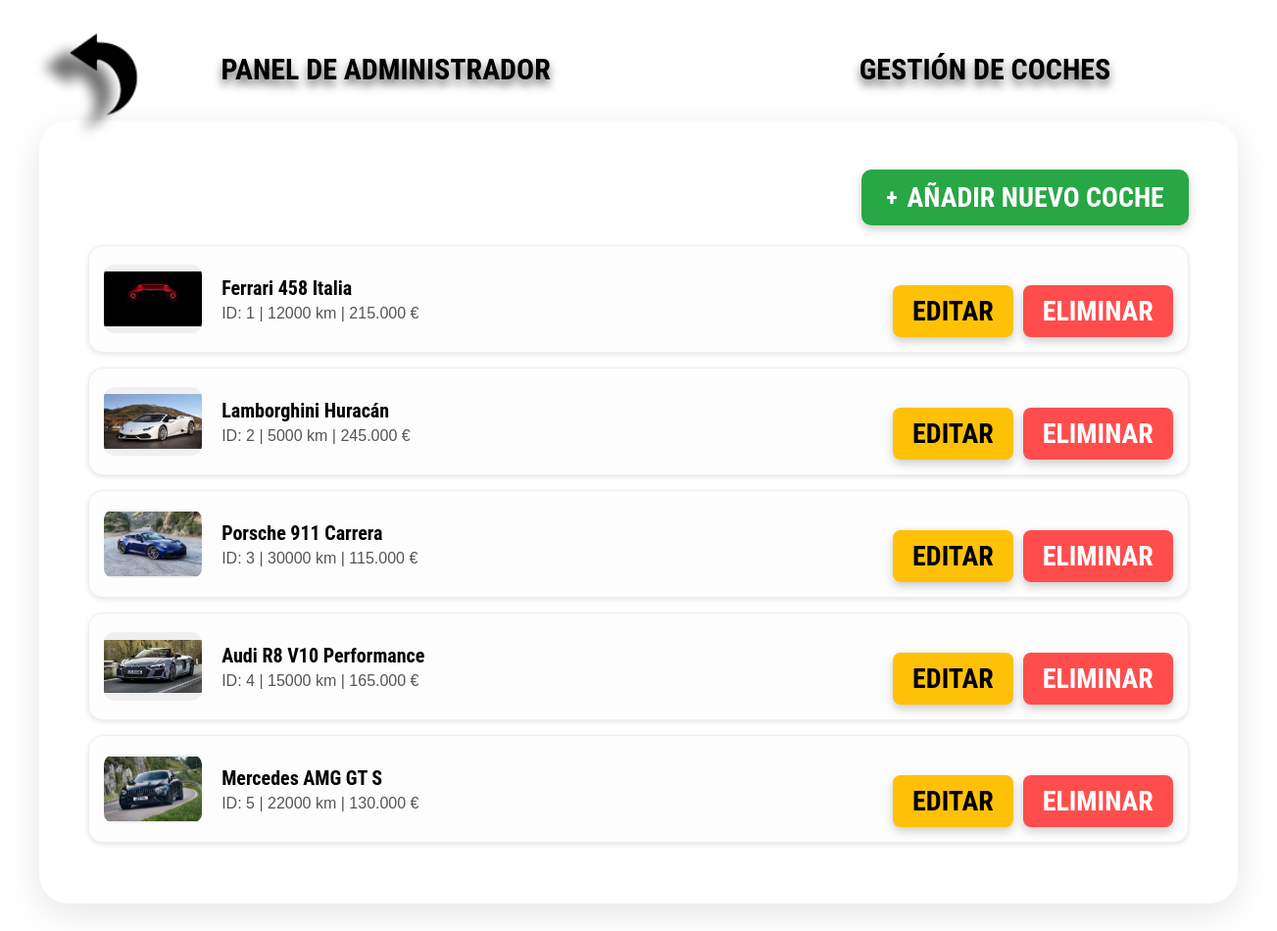
The page /manage_cars (signed in) on the database its author committed.
### tables this page shows
CREATE TABLE Coche (
    idCoche INTEGER PRIMARY KEY AUTOINCREMENT,
    marca TEXT NOT NULL,
    modelo TEXT NOT NULL,
    precio REAL NOT NULL,
    kilometraje INTEGER,
    imagen TEXT DEFAULT 'fondo.jpg'
);

### app/controller/ui/car_controller.py (the view)
    @bp.route("/manage_cars")
    def manage_cars():
        usuario_actual = Sesion().getSession()
        if not usuario_actual or usuario_actual.get('Estado') != 'Admin':
            return redirect(url_for("car.listar_coches"))
        coches = model.get_all()
        return render_template("manage_cars.html", coches=coches, usuario=usuario_actual)

### app/controller/model/Sesion.py (called while the page is built)
    def __new__(cls):
        if cls._instance is None:
            cls._instance = super().__new__(cls)
            cls._instance.usuario = Usuario(0,'','','','',0)  # Inicializa un usuario vacío
        return cls._instance

    def getSession(self):
        return self.usuario.getData()

### app/controller/model/Usuario.py (called while the page is built)
    def getData(self):
        return {
            "IDUsuario": self.IDUsuario,
            "Nombre": self.Nombre,
            "Email": self.Email,
            "Contrasena": self.Contrasena,
            "Estado": self.Estado,
            "Favorito": self.Favorito
        }

### app/controller/model/car_model.py (called while the page is built)
    def get_all(self):
        return self.db.execSQL("SELECT * FROM Coche")

### app/database/SGBD.py (called while the page is built)
    def execSQL(self, sql, parameters=None):
        cursor = self.connection.cursor()
        if parameters:
            cursor.execute(sql, parameters)
        else:
            cursor.execute(sql)
        rows = cursor.fetchall()
        cursor.close()
        return rows

### app/templates/manage_cars.html (shortened to what this page needs)
<!DOCTYPE html>
<html lang="es">
<head>
    <link rel="stylesheet" href="{{ url_for('static', filename='manageUsers.css') }}">
</head>
<body class="background">
    <a href="/admin_panel">
        <img src="{{ url_for('static', filename='return.png') }}" class="flecha" alt="Volver atrás">
    </a>
    <div class="top-bar">
        <div class="top-left">
            <h1>PANEL DE ADMINISTRADOR</h1>
        </div>
        <div class="top-right">
            <h1>GESTIÓN DE COCHES</h1>
        </div>
    </div>
    <div class="pokedex-main-container">
        <div style="flex: 1; overflow-y: auto; padding: 20px;">
            <div style="display: flex; justify-content: flex-end; margin-bottom: 20px;">
                <a href="/add_car" class="btn" style="background:#28a745; color: white; text-decoration: none; padding: 12px 25px; border-radius: 10px; font-weight: bold; font-family: 'Roboto Condensed', sans-serif; display: flex; align-items: center; gap: 10px; margin-top: 0;">
                    <span style="font-size: 24px; line-height: 1;">+</span> AÑADIR NUEVO COCHE
                </a>
            </div>
            {% for coche in coches %}
            <div class="usuario-row" style="display: flex; justify-content: space-between; align-items: center; background: #fdfdfd; padding: 15px; border-radius: 15px; border: 1px solid #eee; margin-bottom: 15px;">
                <div style="display: flex; align-items: center; gap: 20px;">
                    <img src="{{ url_for('static', filename=coche.imagen) }}" alt="Coche" style="width: 100px; height: 70px; object-fit: contain; border-radius: 10px; background: rgba(0,0,0,0.05);" onerror="this.src='/static/fondo.jpg'">
                    <div>
                        <p style="font-size: 20px; font-weight: bold; margin: 0; font-family: 'Roboto Condensed', sans-serif;">{{ coche.marca }} {{ coche.modelo }}</p>
                        <p style="font-size: 16px; color: #555; margin: 5px 0 0 0; font-family: sans-serif;">ID: {{ coche.idCoche }} | {{ coche.kilometraje }} km | {{ "{:,.0f}".format(coche.precio) | replace(',', '.') }} €</p>
                    </div>
                </div>
                <div style="display: flex; gap: 10px;">
                    <a href="/edit_car/{{ coche.idCoche }}" class="btn" style="background:#ffc107; color: #000; text-decoration: none; padding: 10px 20px; border-radius: 8px; font-weight: bold; font-family: 'Roboto Condensed', sans-serif;">
                        EDITAR
                    </a>
                    <button class="btn" style="background:#ff4d4d; color: white; border: none; padding: 10px 20px; border-radius: 8px; font-weight: bold; font-family: 'Roboto Condensed', sans-serif; cursor: pointer;"
                        onclick="if(confirm('¿Seguro que quieres eliminar este coche?')) window.location.href='/delete_car/{{ coche.idCoche }}'">
                        ELIMINAR
                    </button>
                </div>
            </div>
            {% endfor %}
        </div>
    </div>
</body>
</html>

### app/static/manageUsers.css (style rules this page uses)
body.background { position: relative; overflow: hidden; height: 100vh; flex-direction: column; background-image: url("/static/fondo.png"); background-size: cover; background-position: center; display: flex; justify-content: center; align-items: center; }
h1 { font-size: 30px; font-weight: bold; font-family: 'Roboto Condensed', sans-serif; text-shadow: 0 6px 10px rgba(0, 0, 0, 0.6); }
.btn { background-color: #333333; color: white; border: none; padding: 12px 50px; border-radius: 10px; font-size: 28px; font-weight: bold; cursor: pointer; box-shadow: 0 4px 10px rgba(0,0,0,0.2); margin-top: 25px; transition: transform 0.2s, background-color 0.2s; width: fit-content; }
.flecha { position: absolute; top: 20px; left: 20px; width: 170px; height: auto; cursor: pointer; z-index: 100; }
.top-bar { height: 90px !important; padding: 10px 80px !important; }
.pokedex-main-container { background: white; width: 95%; max-width: 1450px; margin: 5px auto auto auto; padding: 30px; border-radius: 30px; box-shadow: 0 10px 40px rgba(0,0,0,0.1); display: flex; gap: 0; height: 72vh; box-sizing: border-box; }
.top-bar { width: 95%; max-width: 1450px; margin: 0 auto; display: flex; align-items: flex-end; position: relative; height: 80px; }
.top-left, .top-right { flex: 1; text-align: center; }
.top-left h1 { text-align: center; }
.top-right h1 { text-align: center; }
.usuario-row { display: flex; align-items: center; justify-content: space-between; padding: 10px; margin-bottom: 10px; background: #fff; border-radius: 10px; box-shadow: 0 2px 5px rgba(0,0,0,0.1); }
a { outline: none; border: none; text-decoration: none; }

### rows shown on the page
Coche: shows a picture, marca "Ferrari", modelo "458 Italia", idCoche "1", kilometraje "12000", precio "215.000"
Coche: imagen (picture), marca "Lamborghini", modelo "Huracán", idCoche "2", kilometraje "5000", precio "245.000"
Coche: imagen (picture), marca "Porsche", modelo "911 Carrera", idCoche "3", kilometraje "30000", precio "115.000"
Coche: imagen (picture), marca "Audi", modelo "R8 V10 Performance", idCoche "4", kilometraje "15000", precio "165.000"
Coche: imagen (picture), marca "Mercedes", modelo "AMG GT S", idCoche "5", kilometraje "22000", precio "130.000"
